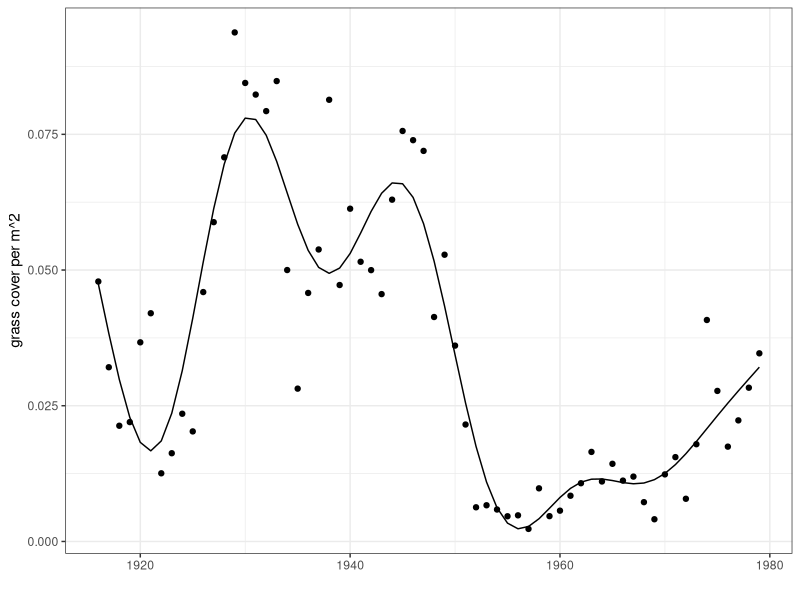
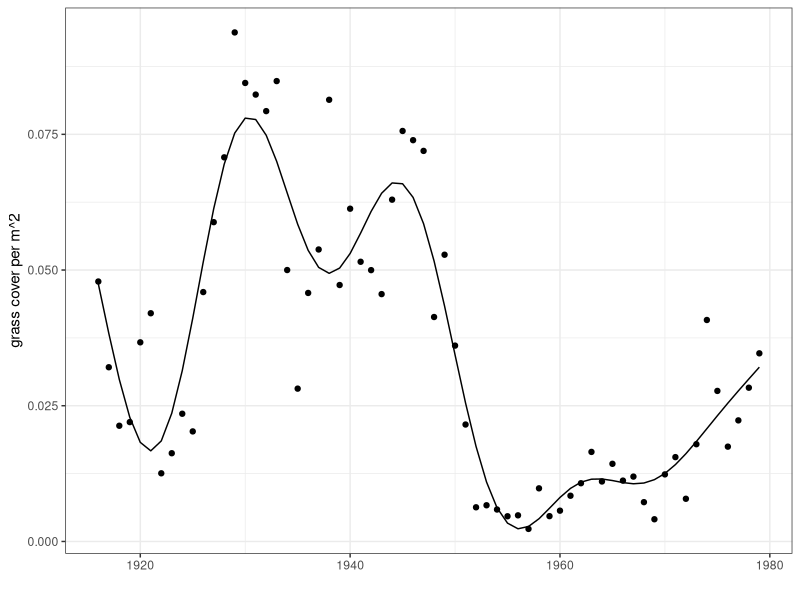

These figures' R source, in order: (Note: this script raises an error after producing the figures.)
#' look at smoothed grass timeseries
#' EMC 9/8/21
#' last run: 12/13/21

library(dplyr)
library(ggplot2)
library(mgcv)

# colors for figures
cbPalette <- c("#999999", "#E69F00", "#56B4E9", "#009E73", "#F0E442", "#0072B2", "#D55E00", "#CC79A7")

# read in data
grass = read.csv('data/grass_median_yearly.csv') %>% rename(grass = median_grass)

# restrict to historical section of timeseries
grass_hist = dplyr::filter(grass, project_year<1995)

# read in climate variables
climate_variables = read.csv('data/climate_variables.csv') 

# =============================
# smooth grass with a GAM

y = grass_hist$grass
xt = grass_hist$project_year
time <- 1:length(y)

# setting k = -1 (knots) turns on generalized cross-validation which automatically balances simplicity and explanatory power
m1 <- gam(y ~ s(xt, k=-1))
summary(m1)

modeloutput = data.frame(fitted_grass = fitted(m1), project_year = xt)

grassgam = ggplot(grass_hist, aes(x=project_year, y=grass)) +
  geom_point() +
  xlab('') +
  ylab('grass cover per m^2') +
  geom_line(data=modeloutput, aes(y=fitted_grass)) +
  theme_bw()
grassgam

ggsave('Figures/grass_smoothed_gam.png', plot=grassgam, width=4, height=3)

smoothedgrass = merge(modeloutput, grass) %>% rename(smoothed_grass = fitted_grass)
write.csv(smoothedgrass,'data/smoothed_grass_gam.csv', row.names = F)

# ===================================================================
# smooth pdo
pdoindex = climate_variables %>%
  dplyr::select(year=water_yr, pdo)

# smooth pdo with a gam
y1 = pdoindex$pdo
xt1 = pdoindex$year
time1 <- 1:length(y1)

# setting k = -1 (knots) turns on generalized cross-validation which automatically balances simplicity and explanatory power
m_pdo <- gam(y1 ~ s(xt1, k=-1))

modeloutput_pdo = data.frame(smoothed_pdo = fitted(m_pdo), year = xt1)

pdogam = ggplot(pdoindex, aes(x=year, y=pdo)) +
  geom_point() +
  xlab('') +
  ylab('PDO index') +
  geom_line(data=modeloutput_pdo, aes(y=smoothed_pdo)) +
  theme_bw()
pdogam


smoothedpdo = merge(modeloutput_pdo, pdoindex) 
#write.csv(smoothedpdo,'data/smoothed_pdo_gam.csv', row.names=F)

# =================================================
# smooth enso

y2 = climate_variables$nino34
xt2 = climate_variables$water_yr
time2 <- 1:length(y2)

# setting k = -1 (knots) turns on generalized cross-validation which automatically balances simplicity and explanatory power
m_nino <- gam(y2 ~ s(xt2, k=-1))

modeloutput_nino = data.frame(smoothed_nino = fitted(m_nino), year = xt2)

ninogam = ggplot(climate_variables, aes(x=water_yr, y=nino34)) +
  geom_point() +
  xlab('') +
  ylab('Nino 3.4 index') +
  geom_line(data=modeloutput_nino, aes(y=smoothed_nino, x=year)) +
  theme_bw()
ninogam


# =================================================
# smooth pdsi

y3 = climate_variables$pdsi
xt3 = climate_variables$water_yr
time3 <- 1:length(y3)

# setting k = -1 (knots) turns on generalized cross-validation which automatically balances simplicity and explanatory power
m_pdsi <- gam(y3 ~ s(xt3, k=-1))

modeloutput_pdsi = data.frame(smoothed_pdsi = fitted(m_pdsi), year = xt3)

pdsigam = ggplot(climate_variables, aes(x=water_yr, y=pdsi)) +
  geom_point() +
  xlab('') +
  ylab('PDSI') +
  geom_line(data=modeloutput_pdsi, aes(y=smoothed_pdsi, x=year)) +
  theme_bw()
pdsigam

# =================================================
# smooth spei

y4 = climate_variables$spei
xt4 = climate_variables$water_yr
time4 <- 1:length(y4)

# setting k = -1 (knots) turns on generalized cross-validation which automatically balances simplicity and explanatory power
m_spei <- gam(y4 ~ s(xt4, k=-1))

modeloutput_spei = data.frame(smoothed_spei = fitted(m_spei), year = xt4)

speigam = ggplot(climate_variables, aes(x=water_yr, y=spei)) +
  geom_point() +
  xlab('') +
  ylab('SPEI') +
  geom_line(data=modeloutput_spei, aes(y=smoothed_spei, x=year)) +
  theme_bw()
speigam

# =================================================
# smooth meantemp

y5 = climate_variables$mean_temp
xt5 = climate_variables$water_yr
time5 <- 1:length(y5)

# setting k = -1 (knots) turns on generalized cross-validation which automatically balances simplicity and explanatory power
m_temp <- gam(y5 ~ s(xt5, k=-1))

modeloutput_temp = data.frame(smoothed_temp = fitted(m_temp), year = xt5)

tempgam = ggplot(climate_variables, aes(x=water_yr, y=mean_temp)) +
  geom_point() +
  xlab('') +
  ylab('mean_temp') +
  geom_line(data=modeloutput_temp, aes(y=smoothed_temp, x=year)) +
  theme_bw()
tempgam

# =================================================
# smooth yearlyppt

y6 = climate_variables$yearly_ppt_mm
xt6 = climate_variables$water_yr
time6 <- 1:length(y6)

# setting k = -1 (knots) turns on generalized cross-validation which automatically balances simplicity and explanatory power
m_yearlyppt <- gam(y6 ~ s(xt6, k=-1))

modeloutput_yearlyppt = data.frame(smoothed_yearlyppt = fitted(m_yearlyppt), year = xt6)

pptgam = ggplot(climate_variables, aes(x=water_yr, y=yearly_ppt_mm)) +
  geom_point() +
  xlab('') +
  ylab('yearly ppt') +
  geom_line(data=modeloutput_yearlyppt, aes(y=smoothed_yearlyppt, x=year)) +
  theme_bw()
pptgam

# =================================================
# smooth summer ppt

y7 = climate_variables$summer_ppt_mm
xt7 = climate_variables$water_yr
time7 <- 1:length(y7)

# setting k = -1 (knots) turns on generalized cross-validation which automatically balances simplicity and explanatory power
m_summerppt <- gam(y7 ~ s(xt7, k=-1))

modeloutput_summerppt = data.frame(smoothed_summerppt = fitted(m_summerppt), year = xt7)

summergam = ggplot(climate_variables, aes(x=water_yr, y=summer_ppt_mm)) +
  geom_point() +
  xlab('') +
  ylab('summer ppt') +
  geom_line(data=modeloutput_summerppt, aes(y=smoothed_summerppt, x=year)) +
  theme_bw()
summergam

# =================================================
# smooth winter ppt

y8 = climate_variables$winter_ppt_mm
xt8 = climate_variables$water_yr
time8 <- 1:length(y8)

# setting k = -1 (knots) turns on generalized cross-validation which automatically balances simplicity and explanatory power
m_winterppt <- gam(y8 ~ s(xt8, k=-1))

modeloutput_winterppt = data.frame(smoothed_winterppt = fitted(m_winterppt), year = xt8)

wintergam = ggplot(climate_variables, aes(x=water_yr, y=winter_ppt_mm)) +
  geom_point() +
  xlab('') +
  ylab('winter ppt') +
  geom_line(data=modeloutput_winterppt, aes(y=smoothed_winterppt, x=year)) +
  theme_bw()
wintergam

# ===========================================
# save smoothed vars to csv
smoothed_climate_vars = merge(modeloutput_pdo, modeloutput_nino) %>%
  merge(modeloutput_pdsi) %>%
  merge(modeloutput_spei) %>%
  merge(modeloutput_temp) %>%
  merge(modeloutput_yearlyppt) %>%
  merge(modeloutput_summerppt) %>%
  merge(modeloutput_winterppt)

write.csv(smoothed_climate_vars, 'data/smoothed_climate_variables.csv', row.names = F)

